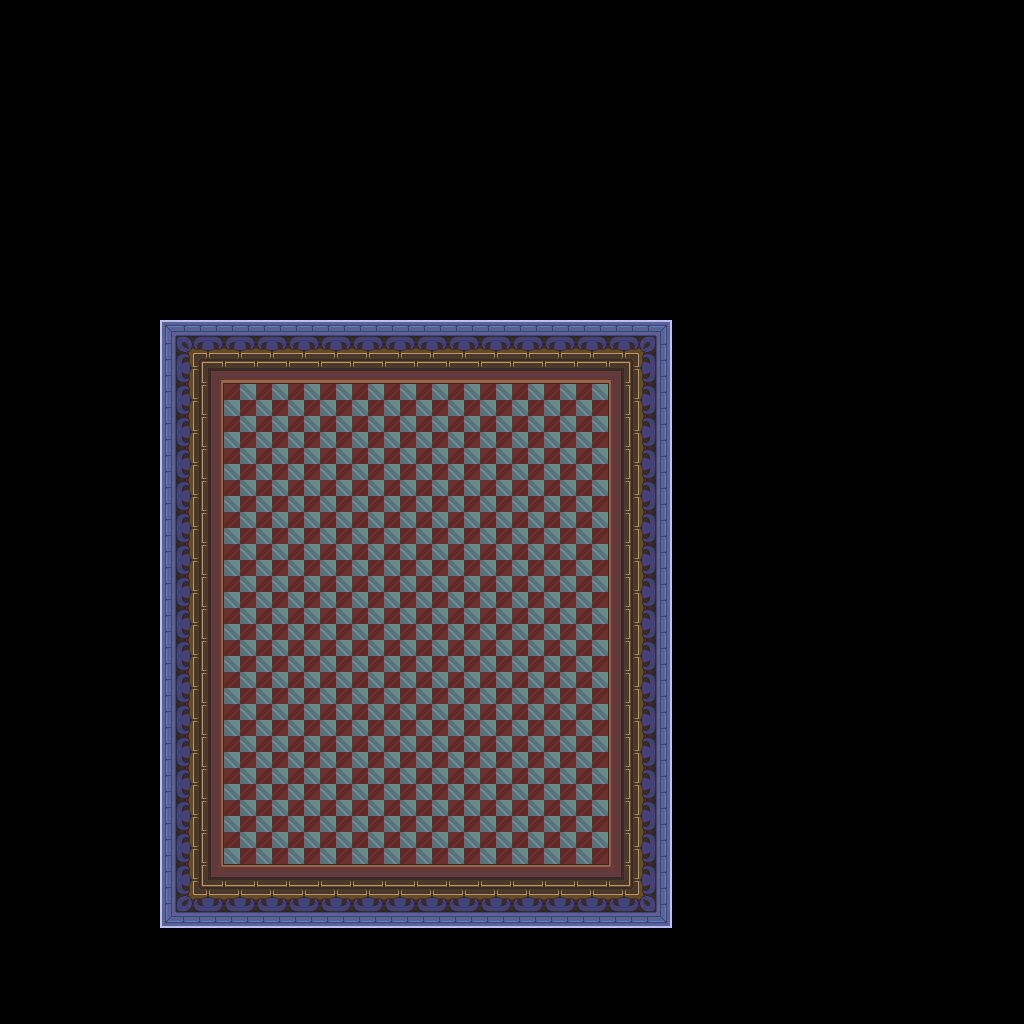

A level layout from a 2D game, rendered from its tile map. Below: a short description, then the map file with tile-grid data replaced by summaries:
An orthogonal 64x64 tile map with 16x16 px tiles, 1 tile layer (base), 1 hidden layer not drawn and 1 object.

<map version="1.10" tiledversion="1.12.1" orientation="orthogonal" renderorder="right-down" width="64" height="64" tilewidth="16" tileheight="16" infinite="0" nextlayerid="3" nextobjectid="2">
 <tileset firstgid="1" source="../classiciphone_pics4.tsx" />
 <layer id="1" name="base" width="64" height="64">
  <data>[4096 cells, 4096 non-empty, 46 distinct tile ids]</data>
 </layer>
 <layer id="2" name="collision" width="64" height="64" visible="0">
  <properties><property name="collision" value="true" /></properties>
  <data>[4096 cells, 3264 non-empty, 1 distinct tile ids]</data>
 </layer>
 <objectgroup id="3" name="npcs">
  <object id="1" x="384.0" y="496.0" width="16" height="16">
   <properties>
    <property name="script" type="string">-- Auto-converted from GraalScript
-- // Graal2002 NPC by Kiirar
-- [CLIENT-SIDE — server no-op]
-- if (created) {
-- showcharacter;
-- setcharprop #3,head1331.png;
-- setcharprop #8,body13.png;
-- setcharprop #P1,hat4.png
-- setcharprop #C0,orange;
-- setcharprop #C1,darkgreen;
-- setcharprop #C2,black;
-- setcharprop #C3,black;
-- setcharprop #C4,black;
-- setcharprop #2,shield1.gif;
-- shieldpower = 1;
-- dir = 2;
-- }
-- 
-- if (playerchats)
-- {
-- tokenize #c;
-- if (strequals(#t(0),gani)){
-- setcharani #t(1),;
-- }
-- if (strequals(#t(0),dir)){
-- this.dir=strtofloat(#t(1));
-- }
-- }</property>
   </properties>
  </object>
 </objectgroup>
</map>
